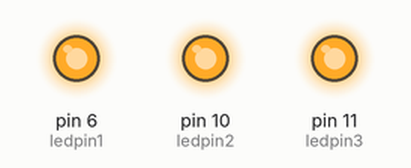
Bench run of a sketch on a simulated Arduino Uno, built with avr-gcc and run on an emulated ATmega328P. Parts: output pins drawn as LEDs (lit = HIGH).

Above: at 3.2 s.
At 4.7 s:
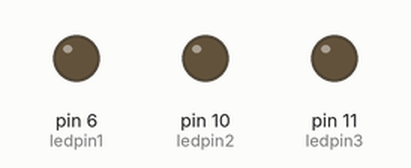
Timing chart, 0 to 6.0 s (numbered marks = the images above):
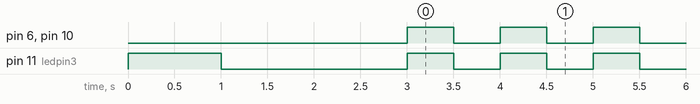

Measured:
- by itself, pin 6 (ledpin1), pin 10 (ledpin2): alternates HIGH for 0.50 s and LOW for 0.50 s
- by itself, pin 11 (ledpin3): repeats every 1.0 s: HIGH 0.50 s, LOW 0.50 s

The sketch:

num_1_examen_javi.ino
```cpp
//Javier Reverte
//19/03/21
// Utilizando 3 leds se necesita que el programa que haga lo siguente: Tras conectarlo, durante 1 segundo habrá un led que se encenderá una única vez. Deaspués los 3 leds se
//encenderán y apagarán estando 1 segundo encendido y 0,5 segundos apagado en bucle.

int ledpin1 = 6;
int ledpin2 = 10;
int ledpin3 = 11;

void setup() {
 pinMode(ledpin3, OUTPUT);
 pinMode(ledpin2, OUTPUT);
 pinMode(ledpin1, OUTPUT);

 digitalWrite(ledpin3, HIGH);
 delay(1000);
 digitalWrite(ledpin3, LOW);
 delay(1000);
 digitalWrite(ledpin2, LOW);
 digitalWrite(ledpin1, LOW);
 delay(1000);

}

void loop() {

 digitalWrite(ledpin3, HIGH);
 digitalWrite(ledpin2, HIGH);
 digitalWrite(ledpin1, HIGH);
 delay(500);
 digitalWrite(ledpin3, LOW);
 digitalWrite(ledpin2, LOW);
 digitalWrite(ledpin1, LOW);
 delay(500);
}
```
